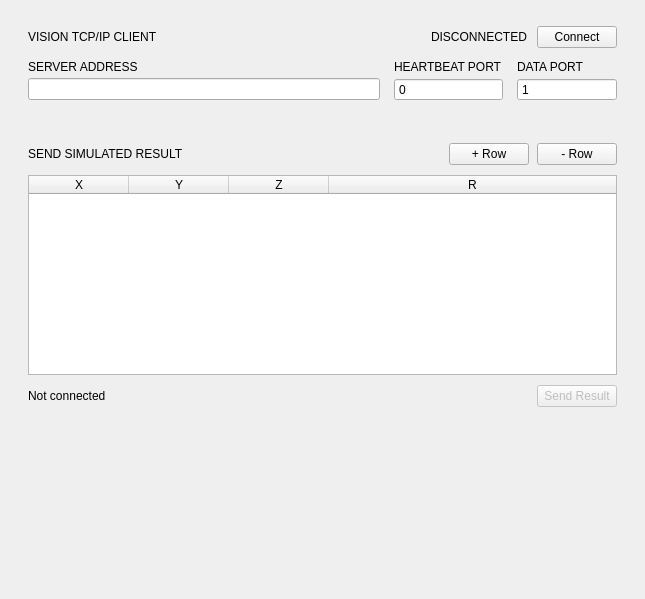
<?xml version="1.0" encoding="UTF-8"?>
<ui version="4.0">
 <class>VisionTcpipClientDeviceWidget</class>
 <widget class="QWidget" name="VisionTcpipClientDeviceWidget">
  <property name="geometry">
   <rect>
    <x>0</x>
    <y>0</y>
    <width>645</width>
    <height>599</height>
   </rect>
  </property>
  <property name="sizePolicy">
   <sizepolicy hsizetype="Preferred" vsizetype="Preferred">
    <horstretch>0</horstretch>
    <verstretch>0</verstretch>
   </sizepolicy>
  </property>
  <property name="minimumSize">
   <size>
    <width>0</width>
    <height>0</height>
   </size>
  </property>
  <property name="baseSize">
   <size>
    <width>0</width>
    <height>0</height>
   </size>
  </property>
  <property name="windowTitle">
   <string>Form</string>
  </property>
  <layout class="QVBoxLayout" name="verticalLayout">
   <property name="spacing">
    <number>10</number>
   </property>
   <property name="leftMargin">
    <number>10</number>
   </property>
   <property name="topMargin">
    <number>10</number>
   </property>
   <property name="rightMargin">
    <number>10</number>
   </property>
   <property name="bottomMargin">
    <number>10</number>
   </property>
   <item>
    <widget class="FrameBox" name="frame_connection">
     <property name="frameShape">
      <enum>QFrame::Shape::NoFrame</enum>
     </property>
     <layout class="QVBoxLayout" name="connLayout">
      <property name="spacing">
       <number>12</number>
      </property>
      <property name="leftMargin">
       <number>18</number>
      </property>
      <property name="topMargin">
       <number>16</number>
      </property>
      <property name="rightMargin">
       <number>18</number>
      </property>
      <property name="bottomMargin">
       <number>16</number>
      </property>
      <item>
       <layout class="QHBoxLayout" name="connHeaderRow">
        <property name="spacing">
         <number>10</number>
        </property>
        <item>
         <widget class="QLabel" name="lbl_conn_title">
          <property name="text">
           <string>VISION TCP/IP CLIENT</string>
          </property>
         </widget>
        </item>
        <item>
         <spacer name="connHeaderSpacer">
          <property name="orientation">
           <enum>Qt::Orientation::Horizontal</enum>
          </property>
          <property name="sizeHint" stdset="0">
           <size>
            <width>20</width>
            <height>10</height>
           </size>
          </property>
         </spacer>
        </item>
        <item>
         <widget class="ConnectionStateDot" name="lbl_conn_dot">
          <property name="minimumSize">
           <size>
            <width>10</width>
            <height>10</height>
           </size>
          </property>
          <property name="maximumSize">
           <size>
            <width>10</width>
            <height>10</height>
           </size>
          </property>
          <property name="text">
           <string/>
          </property>
         </widget>
        </item>
        <item>
         <widget class="ConnectionStateLabel" name="lbl_conn_state">
          <property name="text">
           <string>DISCONNECTED</string>
          </property>
         </widget>
        </item>
        <item>
         <widget class="ConnectionActionButton" name="btn_connect">
          <property name="cursor">
           <cursorShape>PointingHandCursor</cursorShape>
          </property>
          <property name="focusPolicy">
           <enum>Qt::FocusPolicy::NoFocus</enum>
          </property>
          <property name="text">
           <string>Connect</string>
          </property>
         </widget>
        </item>
       </layout>
      </item>
      <item>
       <layout class="QGridLayout" name="connFieldGrid">
        <property name="horizontalSpacing">
         <number>14</number>
        </property>
        <property name="verticalSpacing">
         <number>4</number>
        </property>
        <item row="1" column="0">
         <widget class="QLineEdit" name="ledit_ip"/>
        </item>
        <item row="1" column="1">
         <widget class="QSpinBox" name="spb_port_heartbeat">
          <property name="minimumSize">
           <size>
            <width>100</width>
            <height>0</height>
           </size>
          </property>
          <property name="buttonSymbols">
           <enum>QAbstractSpinBox::ButtonSymbols::NoButtons</enum>
          </property>
          <property name="minimum">
           <number>0</number>
          </property>
          <property name="maximum">
           <number>65535</number>
          </property>
         </widget>
        </item>
        <item row="1" column="2">
         <widget class="QSpinBox" name="spb_port_data">
          <property name="minimumSize">
           <size>
            <width>100</width>
            <height>0</height>
           </size>
          </property>
          <property name="buttonSymbols">
           <enum>QAbstractSpinBox::ButtonSymbols::NoButtons</enum>
          </property>
          <property name="minimum">
           <number>1</number>
          </property>
          <property name="maximum">
           <number>10000</number>
          </property>
         </widget>
        </item>
        <item row="0" column="1">
         <widget class="QLabel" name="lbl_port_heartbeat">
          <property name="text">
           <string>HEARTBEAT PORT</string>
          </property>
         </widget>
        </item>
        <item row="0" column="2">
         <widget class="QLabel" name="lbl_port_data">
          <property name="text">
           <string>DATA PORT</string>
          </property>
         </widget>
        </item>
        <item row="0" column="0">
         <widget class="QLabel" name="lbl_ip">
          <property name="text">
           <string>SERVER ADDRESS</string>
          </property>
         </widget>
        </item>
       </layout>
      </item>
     </layout>
    </widget>
   </item>
   <item>
    <widget class="FrameBox" name="frame_send_result">
     <property name="minimumSize">
      <size>
       <width>0</width>
       <height>0</height>
      </size>
     </property>
     <property name="baseSize">
      <size>
       <width>0</width>
       <height>296</height>
      </size>
     </property>
     <property name="frameShape">
      <enum>QFrame::Shape::NoFrame</enum>
     </property>
     <layout class="QVBoxLayout" name="sendLayout">
      <property name="spacing">
       <number>10</number>
      </property>
      <property name="leftMargin">
       <number>18</number>
      </property>
      <property name="topMargin">
       <number>16</number>
      </property>
      <property name="rightMargin">
       <number>18</number>
      </property>
      <property name="bottomMargin">
       <number>16</number>
      </property>
      <item>
       <layout class="QHBoxLayout" name="sendHeaderRow">
        <property name="spacing">
         <number>8</number>
        </property>
        <item>
         <widget class="QLabel" name="lbl_send_title">
          <property name="text">
           <string>SEND SIMULATED RESULT</string>
          </property>
         </widget>
        </item>
        <item>
         <spacer name="sendHeaderSpacer">
          <property name="orientation">
           <enum>Qt::Orientation::Horizontal</enum>
          </property>
          <property name="sizeHint" stdset="0">
           <size>
            <width>20</width>
            <height>10</height>
           </size>
          </property>
         </spacer>
        </item>
        <item>
         <widget class="QPushButton" name="btn_add_row">
          <property name="cursor">
           <cursorShape>PointingHandCursor</cursorShape>
          </property>
          <property name="focusPolicy">
           <enum>Qt::FocusPolicy::NoFocus</enum>
          </property>
          <property name="text">
           <string>+ Row</string>
          </property>
         </widget>
        </item>
        <item>
         <widget class="QPushButton" name="btn_remove_row">
          <property name="cursor">
           <cursorShape>PointingHandCursor</cursorShape>
          </property>
          <property name="focusPolicy">
           <enum>Qt::FocusPolicy::NoFocus</enum>
          </property>
          <property name="text">
           <string>- Row</string>
          </property>
         </widget>
        </item>
       </layout>
      </item>
      <item>
       <widget class="QTableWidget" name="tbl_positions">
        <property name="minimumSize">
         <size>
          <width>0</width>
          <height>200</height>
         </size>
        </property>
        <property name="selectionBehavior">
         <enum>QAbstractItemView::SelectionBehavior::SelectRows</enum>
        </property>
        <property name="columnCount">
         <number>4</number>
        </property>
        <attribute name="horizontalHeaderStretchLastSection">
         <bool>true</bool>
        </attribute>
        <column>
         <property name="text">
          <string>X</string>
         </property>
        </column>
        <column>
         <property name="text">
          <string>Y</string>
         </property>
        </column>
        <column>
         <property name="text">
          <string>Z</string>
         </property>
        </column>
        <column>
         <property name="text">
          <string>R</string>
         </property>
        </column>
       </widget>
      </item>
      <item>
       <layout class="QHBoxLayout" name="sendBtnRow">
        <item>
         <widget class="SendStateHintLabel" name="lbl_send_hint">
          <property name="text">
           <string>Not connected</string>
          </property>
         </widget>
        </item>
        <item>
         <spacer name="sendBtnSpacer">
          <property name="orientation">
           <enum>Qt::Orientation::Horizontal</enum>
          </property>
          <property name="sizeHint" stdset="0">
           <size>
            <width>20</width>
            <height>10</height>
           </size>
          </property>
         </spacer>
        </item>
        <item>
         <widget class="QPushButton" name="btn_send_result">
          <property name="enabled">
           <bool>false</bool>
          </property>
          <property name="cursor">
           <cursorShape>PointingHandCursor</cursorShape>
          </property>
          <property name="focusPolicy">
           <enum>Qt::FocusPolicy::NoFocus</enum>
          </property>
          <property name="text">
           <string>Send Result</string>
          </property>
         </widget>
        </item>
       </layout>
      </item>
     </layout>
    </widget>
   </item>
   <item>
    <widget class="FrameBox" name="frame_kinematic_check">
     <property name="minimumSize">
      <size>
       <width>0</width>
       <height>0</height>
      </size>
     </property>
     <property name="sizeIncrement">
      <size>
       <width>0</width>
       <height>0</height>
      </size>
     </property>
     <property name="baseSize">
      <size>
       <width>0</width>
       <height>0</height>
      </size>
     </property>
     <property name="frameShape">
      <enum>QFrame::Shape::NoFrame</enum>
     </property>
     <property name="frameShadow">
      <enum>QFrame::Shadow::Plain</enum>
     </property>
     <layout class="QHBoxLayout" name="horizontalLayout">
      <property name="spacing">
       <number>10</number>
      </property>
      <property name="leftMargin">
       <number>18</number>
      </property>
      <property name="topMargin">
       <number>16</number>
      </property>
      <property name="rightMargin">
       <number>18</number>
      </property>
      <property name="bottomMargin">
       <number>16</number>
      </property>
      <item>
       <widget class="RobotKinematicCheckWidget" name="widget_kinematic_check" native="true"/>
      </item>
     </layout>
    </widget>
   </item>
   <item>
    <spacer name="verticalSpacer">
     <property name="orientation">
      <enum>Qt::Orientation::Vertical</enum>
     </property>
     <property name="sizeHint" stdset="0">
      <size>
       <width>20</width>
       <height>40</height>
      </size>
     </property>
    </spacer>
   </item>
  </layout>
 </widget>
 <customwidgets>
  <customwidget>
   <class>FrameBox</class>
   <extends>QFrame</extends>
   <header location="global">form/widgets/frame_box.h</header>
   <container>1</container>
  </customwidget>
  <customwidget>
   <class>ConnectionStateDot</class>
   <extends>QLabel</extends>
   <header location="global">form/widgets/connection_state_dot.h</header>
  </customwidget>
  <customwidget>
   <class>ConnectionStateLabel</class>
   <extends>QLabel</extends>
   <header location="global">form/widgets/connection_state_label.h</header>
  </customwidget>
  <customwidget>
   <class>ConnectionActionButton</class>
   <extends>QPushButton</extends>
   <header location="global">form/widgets/connection_action_button.h</header>
  </customwidget>
  <customwidget>
   <class>SendStateHintLabel</class>
   <extends>QLabel</extends>
   <header location="global">form/widgets/send_state_hint_label.h</header>
  </customwidget>
  <customwidget>
   <class>RobotKinematicCheckWidget</class>
   <extends>QWidget</extends>
   <header location="global">form/vision_output/robot_kinematic_check_widget.h</header>
   <container>1</container>
  </customwidget>
 </customwidgets>
 <resources/>
 <connections/>
</ui>
